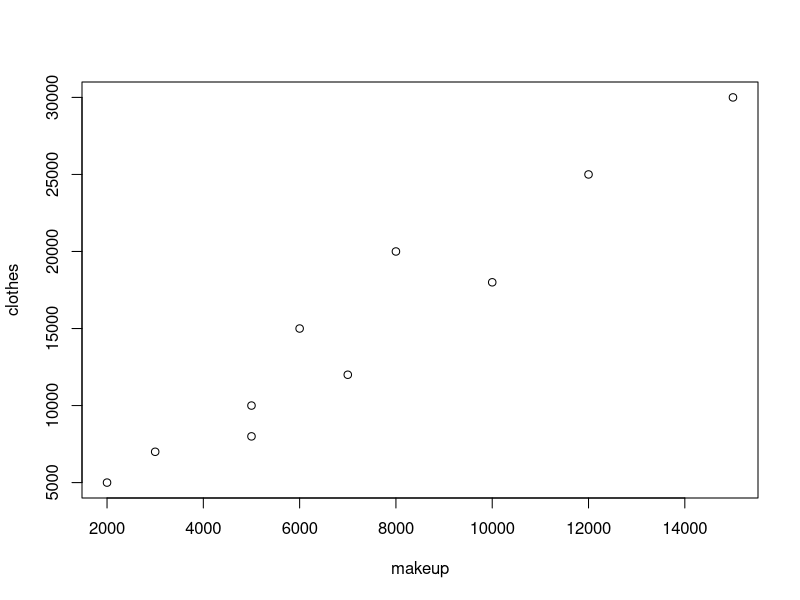
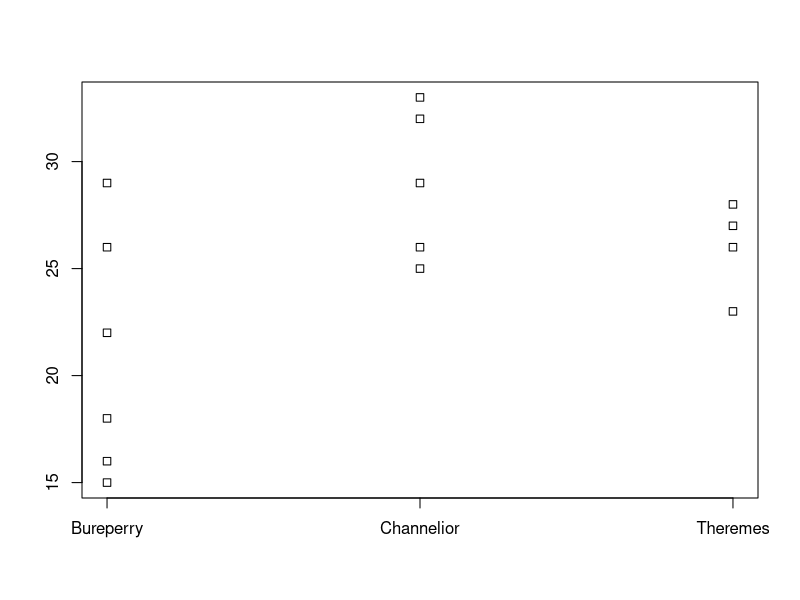

Write the R code that produced these figures, in order.
## ---- chunk 1
makeup <- c(3000, 5000, 12000, 2000, 7000, 15000, 5000, 6000, 8000, 10000)
clothes <- c(7000, 8000, 25000, 5000, 12000, 30000, 10000, 15000, 20000, 18000)
## ---- chunk 2
plot(makeup, clothes)
## ---- chunk 3
cor(makeup, clothes)
## ---- chunk 4
survey.age <- c(27, 33, 16, 29, 32, 23, 25, 28, 22, 18, 26, 26, 15, 29, 26)
survey.brand <- c("Theremes", "Channelior", "Bureperry", "Bureperry", "Channelior", "Theremes",
                  "Channelior", "Theremes", "Bureperry", "Bureperry", "Channelior", "Theremes",
                  "Bureperry", "Channelior", "Bureperry")
## ---- chunk 5
split(survey.age, survey.brand)
## ---- chunk 6
stripchart(split(survey.age, survey.brand), vertical = TRUE)
## ---- chunk 7
correlation.ratio <- function(value, category) summary(lm(value ~ category))$r.squared
## ---- chunk 8
correlation.ratio(survey.age, survey.brand)
## ---- chunk 9
asked.out.table <- matrix(c(34, 61, 53, 38, 40, 74), byrow = TRUE, nrow = 2)
## ---- chunk 10
asked.out.table
## ---- chunk 11
library(vcd)
## ---- chunk 12
assocstats(asked.out.table)
## ---- chunk 13
assocstats(asked.out.table)$cramer
